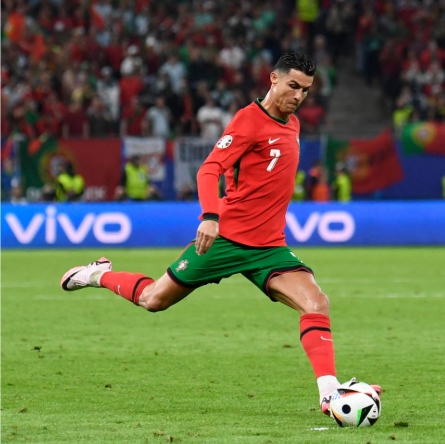
#> input picture week1/ronaldo.png, 445 x 444 px
$ python edge_detection.py
#> lines starting #> are read from the running program, lines starting #| are printed output that depends on the picture
import cv2

pic = cv2.imread('ronaldo.png')
#> pic is the input picture: shape (444, 445, 3); mean B, G, R 76.1, 105.4, 102.1
pic_edge = cv2.Canny(pic, 120, 255)#this is adjusted according to the image
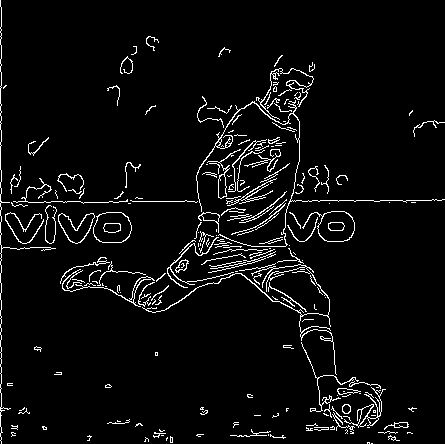
#> pic_edge: shape (444, 445); 4.6% white in thin lines or dots
cv2.imshow('Image', pic)
cv2.imshow('Edge Detected Image', pic_edge)
cv2.waitKey(0)

$ run again, with week1/elephant.jpg saved as week1/ronaldo.png
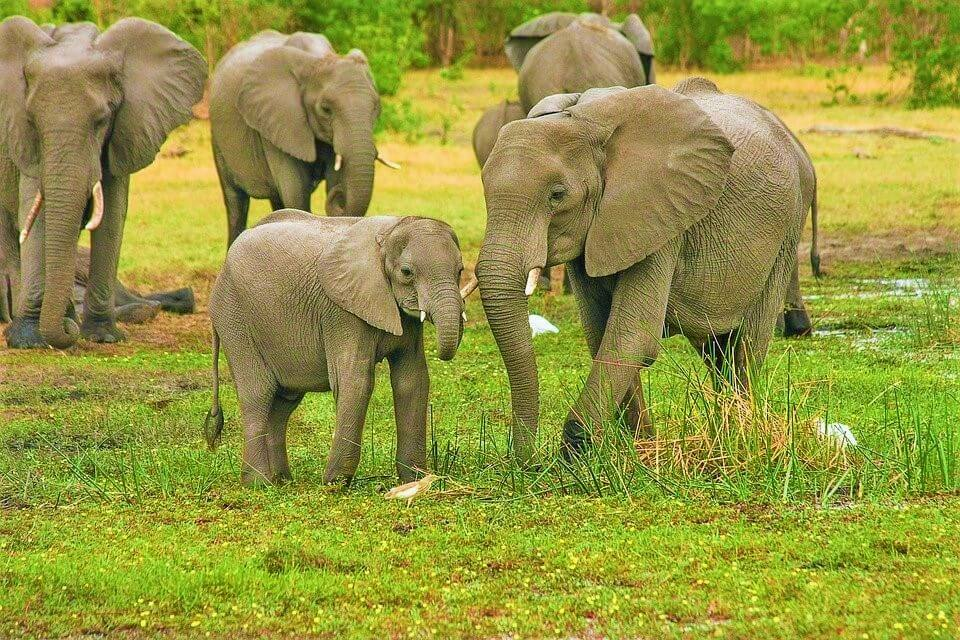
#> input picture week1/elephant.jpg, 960 x 640 px
#> pic is the input picture: shape (640, 960, 3); mean B, G, R 63.7, 150.2, 149.3
#> `pic_edge = cv2.Canny(pic, 120, 255)#this is adjusted according to the ..`:
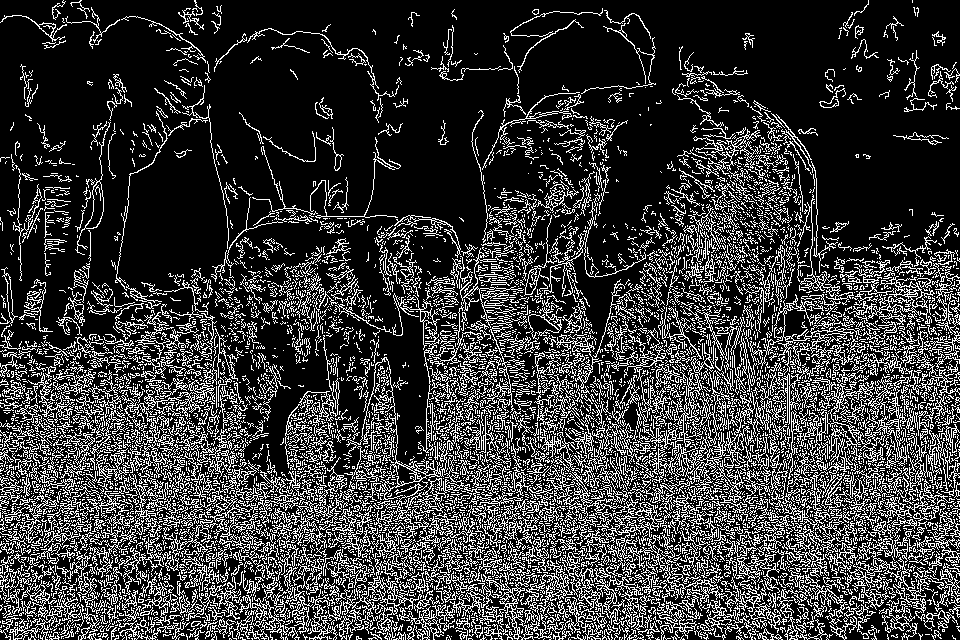
#> pic_edge: shape (640, 960); 22.3% white in thin lines or dots
